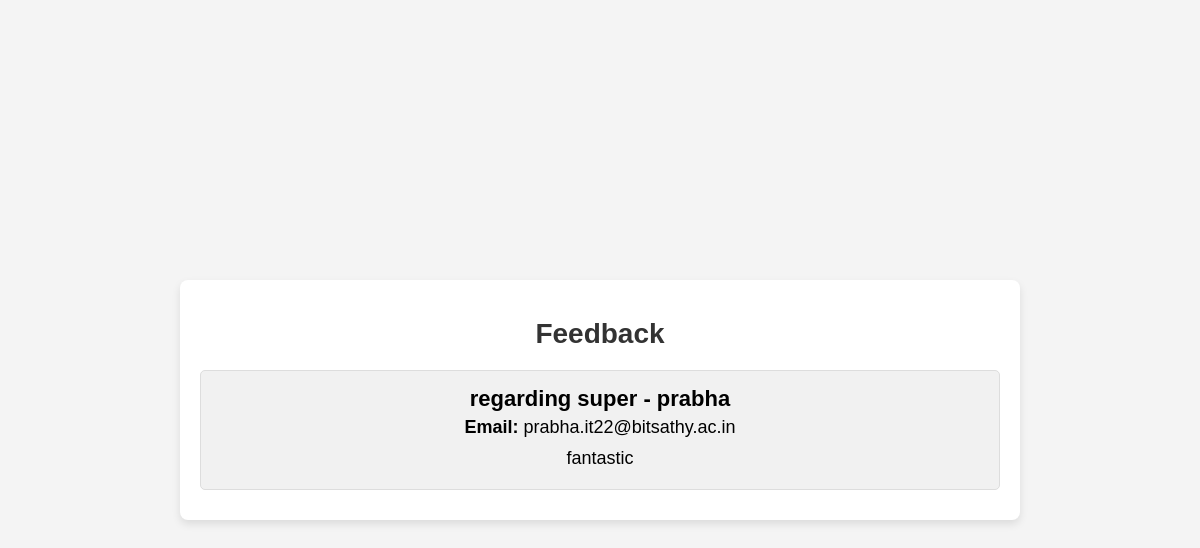
Page /view_feedback (signed in) on the earlier database version.
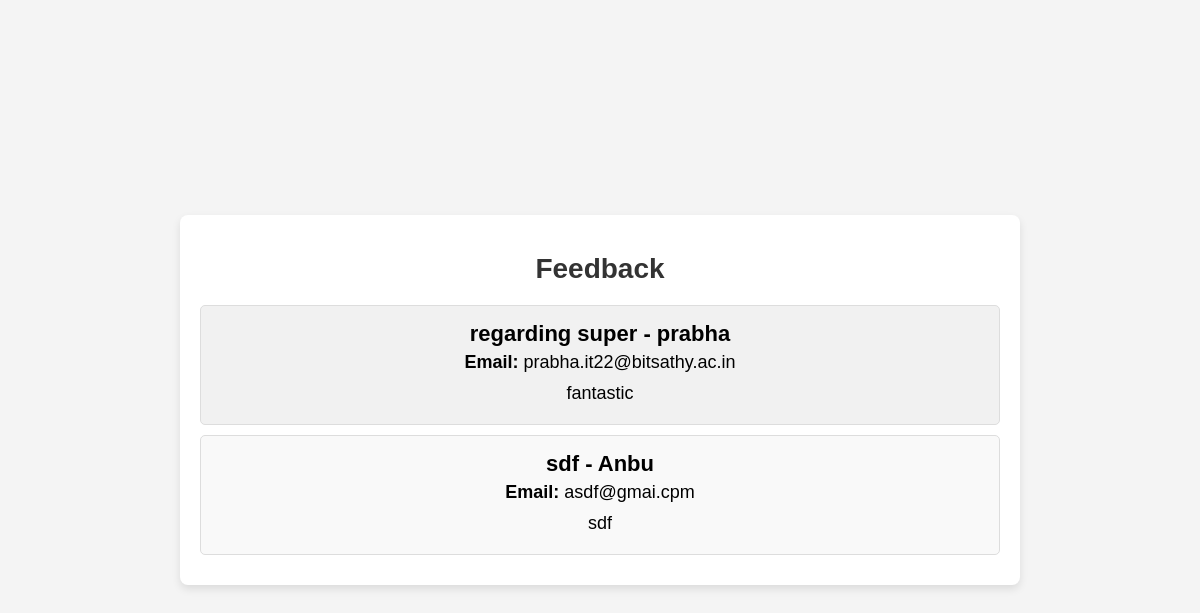
Same page on the later database version.
### app.py (models this page shows)
class Feedback(db.Model):
    id = db.Column(db.Integer, primary_key=True)
    username = db.Column(db.String(150), nullable=False)
    email = db.Column(db.String(150), nullable=False)
    subject = db.Column(db.String(200), nullable=False)
    message = db.Column(db.Text, nullable=False)

### app.py (the view)
@app.route('/view_feedback')
@login_required
def view_feedback():
    feedbacks = Feedback.query.all()
    return render_template('view_feedback.html', feedbacks=feedbacks)

### app.py (called while the page is built)
def login_required(f):
    @wraps(f)
    def decorated_function(*args, **kwargs):
        if 'username' not in session:
            return redirect(url_for('login'))
        return f(*args, **kwargs)
    return decorated_function

### templates/view_feedback.html (shortened to what this page needs)
<!DOCTYPE html>
<html lang="en">
<head>
    <link rel="stylesheet" href="{{ url_for('static', filename='styles.css') }}">
</head>
<body>
    <div class="container">
        <header>
            <h1>Feedback</h1>
        </header>
        <div class="feedback-list">
            {% for feedback in feedbacks %}
            <div class="feedback-entry">
                <h3>{{ feedback.subject }} - {{ feedback.username }}</h3>
                <p><strong>Email:</strong> {{ feedback.email }}</p>
                <p>{{ feedback.message }}</p>
            </div>
            {% endfor %}
        </div>
    </div>
</body>
</html>

### static/styles.css (style rules this page uses)
.container { width: 90%; max-width: 600px; margin: auto; padding: 20px; background-color: #fff; box-shadow: 0 0 10px rgba(0, 0, 0, 0.1); border-radius: 8px; text-align: center; }
h1 { color: #333; }

Differences in the rows shown:
added Feedback: subject "sdf", username "Anbu", email "asdf@gmai.cpm", message "sdf"
